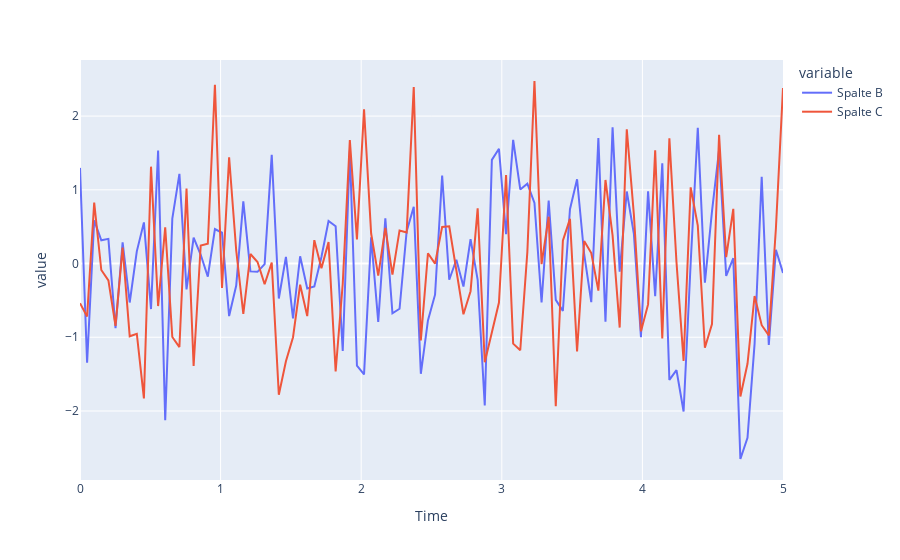

The cell this chart's notebook holds for it:
### Code cell
# mit plotly express

fig = px.line(df, x='Time', y=['Spalte B','Spalte C'])
fig.show()
